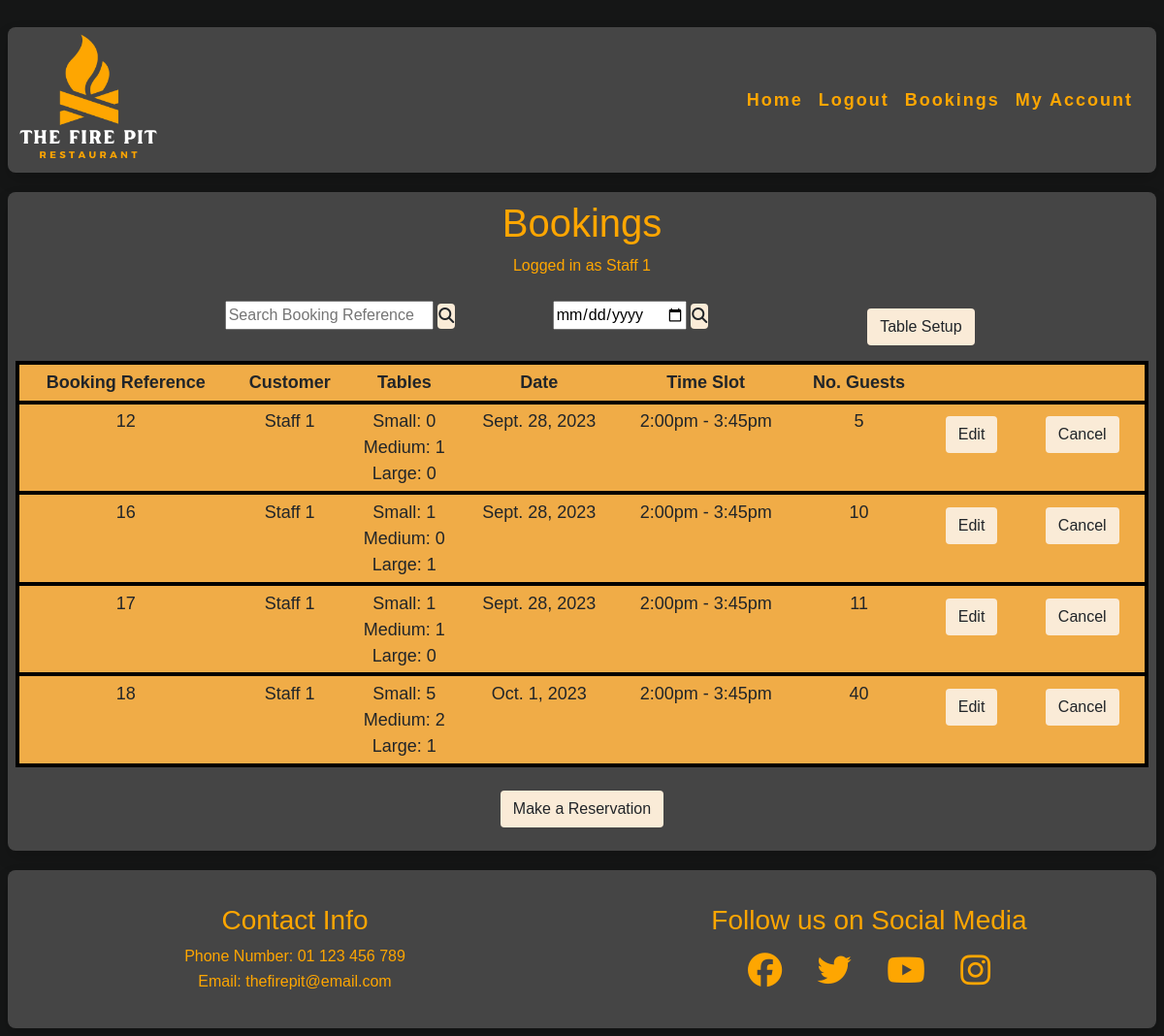
The app's page /booking/bookings (signed in), older data.
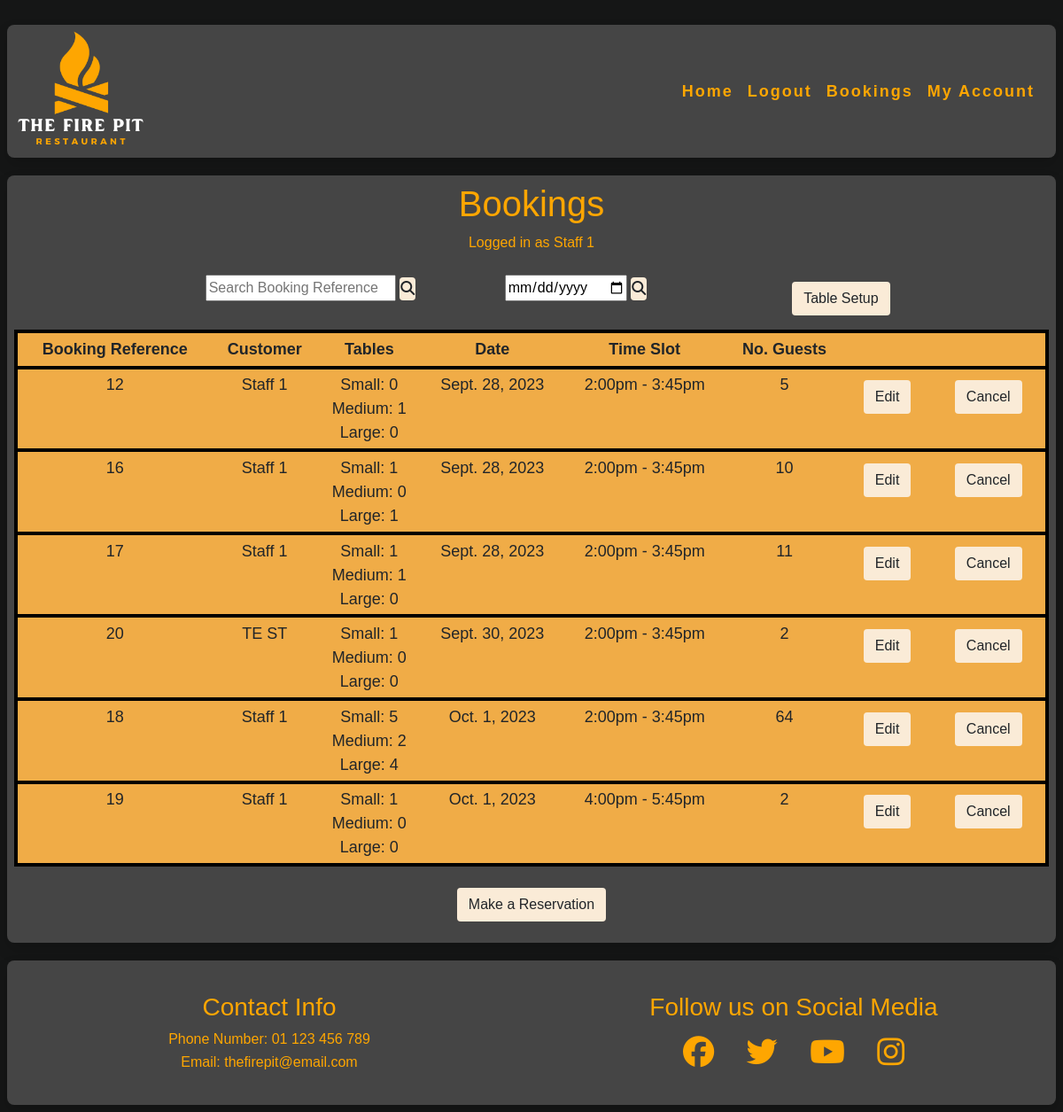
The same page, newer data.
### booking/models.py (models this page shows, shortened)
class Booking(models.Model):
    customer = models.ForeignKey(
        User, on_delete=models.CASCADE, related_name="customer")
    booking_name = models.CharField(max_length=25)
    tables_needed_small = models.IntegerField(default=0)
    tables_needed_medium = models.IntegerField(default=0)
    tables_needed_large = models.IntegerField(default=0)
    guest_count = models.IntegerField(default=2)
    booking_date = models.DateField()
    booking_time = models.IntegerField(choices=TIME_SLOTS, default=1)
    class Meta:
        ordering = ['booking_date', 'booking_time']

### booking/views.py (the view)
class booking_home_page(LoginRequiredMixin, ListView):
    model = Booking
    template_name = 'booking/booking_home.html'
    def get_queryset(self):
        if self.request.user.is_staff:
            search_booking_ref = self.request.GET.get('booking_reference')
            search_dates = self.request.GET.get('date')
            if search_booking_ref:
                return Booking.objects.filter(id=search_booking_ref)
            if search_dates:
                return Booking.objects.filter(booking_date=search_dates)
            return Booking.objects.filter(
                booking_date__gt=(date.today()-timedelta(days=1))
                )
        else:
            return Booking.objects.filter(
                customer=self.request.user,
                booking_date__gt=(date.today()-timedelta(days=1))
                )

### booking/templates/booking/booking_home.html (shortened to what this page needs)
{% extends "base.html" %}
{% load static %}
{% block content %}
<div class='content-block'>
    <h1 class="text-center">
        {% if request.user.is_staff %}
            Bookings
        {% else %}
            My Bookings
        {% endif %}
    </h1>
    <p>Logged in as {{user.first_name}} {{user.last_name}}</p>
    {% if request.user.is_staff %}
        <div class="row">
            <div class="col-md-2 col-sm-0"></div>
            <div class="col-md-3 col-sm-12 staff">
                <form method='GET' class="mb-3">
                    <input type='text' name='booking_reference' value='{{ request.GET.booking_reference }}' autocomplete="off" aria-label="Search Booking by reference"
                        placeholder="Search Booking Reference">
                    <button class="btn p-0 search-btn" type='submit' value="Search Booking by reference" aria-label="Click to search by booking ref">
                        <i class="fas fa-search"></i>
                    </button>
                </form>
            </div>
            <div class="col-md-3 col-sm-12 staff">
                <form method='GET' class="mb-3">
                    <input type='date' name='date' value='{{ request.GET.date }}' autocomplete="off" aria-label="Search Bookings by date"
                        placeholder="Search Booking Date">
                    <button class="btn p-0 search-btn" type='submit' value="Search Booking by date" aria-label="Click to search by date">
                        <i class="fas fa-search"></i>
                    </button>
                </form>
            </div>
            <div class="col-md-3 col-sm-12 staff">
                <a href="{% url 'setup_page' 1 %}" class="btn m-2">Table Setup</a>
            </div>
        </div>
    {% endif %}
    <div>
        {% if object_list|length > 0 %}
            <table class="table table-sm">
                <thead>
                    <tr>
                        <th>Booking Reference</th>
                        {% if request.user.is_staff %}
                            <th>Customer</th>
                            <th>Tables</th>
                        {% else %}
                            <th>Booking Name</th>
                        {% endif %}
                        <th>Date</th>
                        <th>Time Slot</th>
                        <th class="d-sm-none d-md-table-cell">No. Guests</th>
                        <th class="d-sm-none d-md-table-cell"><span class="sr-only">Edit Button Column</span></th>
                        <th class="d-sm-none d-md-table-cell"><span class="sr-only">Delete Button Column</span></th>
                    </tr>
                </thead>
                {% for booking in object_list %}
                <tbody>
                    <tr>
                        <td>
                            {{ booking.pk }}
                        </td>
                        {% if request.user.is_staff %}
                            <td>
                                {{ booking.customer.first_name }} {{ booking.customer.last_name }}
                            </td>
                            <td class="tables">
                                <div class="tables_info">Small: {{ booking.tables_needed_small }}</div>
                                <div class="tables_info">Medium: {{ booking.tables_needed_medium }}</div>
                                <div class="tables_info">Large: {{ booking.tables_needed_large }}</div>
                            </td>
                        {% else %}
                            <td>
                                {{ booking.booking_name }}
                            </td>
                        {% endif %}
                        <td>
                            {{ booking.booking_date }}
                        </td>
                        <td>
                            {{ booking.get_booking_time_display }}
                        </td>
                        <td class="d-sm-none d-md-table-cell">
                            {{ booking.guest_count }}
                        </td>
                        <td class="d-sm-none d-md-table-cell">
                            <a href="{% url 'edit_booking' booking.id %}" class="btn m-2">Edit</a>
                        </td>
                        <td class="d-sm-none d-md-table-cell">
                            <a href="{% url 'delete_booking' booking.id %}" class="btn m-2">Cancel</a>
                        </td>
                    </tr>
                </tbody>
                {% endfor %}
            {% else %}
            <p>There are no bookings here</p>
            {% if request.user.is_staff %}
                <a href="{% url 'booking_home' %}">Reset</a>
            {% endif %}
            {% endif %}
        </table>
    </div>
    <div>
        <a href="{% url 'create_booking' %}" class="btn m-2">Make a Reservation</a>
    </div>
</div>
{%endblock%}

### templates/base.html (shortened to what this page needs)
{% load static %}
<!DOCTYPE html>
<html lang="en">
<head>
    {% block css %}
    <link rel="stylesheet" href="https://cdn.jsdelivr.net/npm/bootstrap@4.6.2/dist/css/bootstrap.min.css">
    <link rel="stylesheet" href="{% static 'css/style.css' %}">
    {% endblock %}
</head>
<body>
    {% include 'includes/header.html' %}
    <main>
        <div class="shadow">
        {% block content %}
        {% endblock content %}
        </div>
    </main>
    {% include 'includes/footer.html' %}
</body>
</html>

### templates/includes/header.html (shortened to what this page needs)
{% load static %}
<header class="shadow">
    <a href="{% url 'home' %}">
        <img src="{% static 'images/the_fire_pit_logo.png' %}" alt="The Fire Pit Logo" id="logo">
    </a>
    <nav id="menu" class="navbar navbar-expand-md">
        <ul class="navbar-ul navbar-nav">
            <li class="nav-item">
                <a href="{% url 'home' %}">Home</a>
            </li>
            {% if user.is_authenticated %}
            <li class="nav-item">
                <a href="{% url 'account_logout' %}">Logout</a>
            </li>
            <li class="nav-item">
                <a href="{% url 'booking_home' %}">{% if request.user.is_staff %}Bookings{% else %}My Bookings{% endif %}</a>
            </li>
            <li class="nav-item">
                <a href="{% url 'my_account' %}">My Account</a>
            </li>
            {% endif %}
        </ul>
    </nav>
</header>

### templates/includes/footer.html (shortened to what this page needs)
{% load static %}
<footer class="shadow">
    <div class="contact-info align-center">
        <h3>Contact Info</h3>
        <p>Phone Number: 01 123 456 789</p>
        <p>Email: thefirepit@email.com</p>
    </div>
    <div class="social-media align-center">
        <h3>Follow us on Social Media</h3>
        <ul>
            <li><a href="https://facebook.com" target="_blank" rel="noopener"
                    aria-label="Visit our Facebook page (opens a new tab)"><i class="fa-brands fa-facebook"></i></a>
            </li>
            <li><a href="https://twitter.com" target="_blank" rel="noopener"
                    aria-label="Visit our Twitter page (opens a new tab)"><i class="fa-brands fa-twitter"></i></a>
            </li>
            <li><a href="https://youtube.com" target="_blank" rel="noopener"
                    aria-label="Visit our youtube page (opens a new tab)"><i class="fa-brands fa-youtube"></i></a>
            </li>
            <li><a href="https://instagram.com" target="_blank" rel="noopener"
                    aria-label="Visit our Instagram page (opens a new tab)"><i class="fa-brands fa-instagram"></i></a>
            </li>
        </ul>
    </div>
</footer>

### static/css/style.css (style rules this page uses)
body { font-family: Nunito, sans-serif; font-weight: 300; background-color: #151616; color: #fea601; max-width: 1200px; padding: 8px; width: 100%; margin: auto; }
.align-center { text-align: center; }
.shadow { border-radius: 8px; box-shadow: 4px 4px; margin-top: 20px; background-color: #454545 }
header { display: flex; background-color: #454545; width: 100%; margin: auto; max-height: 150px; }
header ul { padding: 0; }
#logo { margin-left: 8px; max-height: 150px; }
#menu { text-align: right; display: flex; justify-content: flex-end; align-items: center; width: 100%; }
#menu li { margin: 8px; letter-spacing: 2px; line-height: 16px; font-size: 18px; list-style-type: none; }
#menu a { text-decoration: none; color: #fea601; font-weight: bold; }
footer { display: flex; flex-direction: column; background-color: #151616; width: 100%; margin: auto; padding: 0 0 16px; }
footer h3 { margin-top: 6%; margin-bottom: 8px; }
footer ul { padding: 8px; }
.contact-info { color: #fea601; width: 100%; }
.contact-info p { margin: 2px; }
.social-media { color: #fea601; width: 100%; justify-content: center; }
.social-media li { padding: 16px; display: inline; }
.social-media i { font-size: 220%; text-decoration: none; color: #fea601; }
.content-block { width: 100%; padding: 8px; margin: auto; padding-bottom: 16px; text-align: center; }
ul { padding: 0; }
ul li { list-style-type: none; }
table { font-size: small; }
.btn { background-color: antiquewhite; }
table { display: none; border: 4px #000000 solid; background-color:#f0ac47; max-width: 100%; overflow-y: auto; }
tbody { border: 4px #000000 solid; }
td { border-bottom: 2px #f0d147 solid; }
.staff { padding: 8px; }
@media only screen and (min-width: 768px) { footer { display: flex; justify-content: space-between; flex-direction: row; } }
@media only screen and (min-width: 768px) { table { font-size: large; } }
@media only screen and (min-width: 600px) { table { display: table; } }

Row changes from the older to the newer data that the page shows:
added Booking: pk "20", customer.first_name "TE", customer.last_name "ST", tables_needed_small "1", tables_needed_medium "0", tables_needed_large "0", booking_date "Sept. 30, 2023", booking_time "2:00pm - 3:45pm", guest_count "2"
changed Booking id 18: tables_needed_large "1" → "4"; guest_count "40" → "64"
added Booking: pk "19", customer.first_name "Staff", customer.last_name "1", tables_needed_small "1", tables_needed_medium "0", tables_needed_large "0", booking_date "Oct. 1, 2023", booking_time "4:00pm - 5:45pm", guest_count "2"
